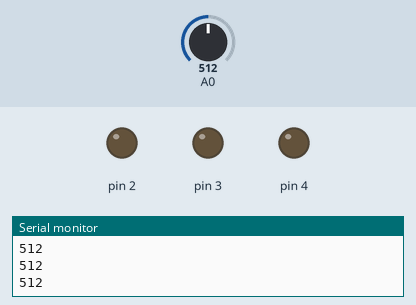
Simulated run of this sketch. Board: Arduino Uno, built with avr-gcc and run on an emulated ATmega328P. Parts: output pins drawn as LEDs (lit = HIGH), the last lines printed to the serial monitor. Dashed ring = blinking. Inputs (shaded band) come from the test bench; at power-on: A0 = 512.

Above: at 1.2 s.
1.3 s: A0 set to 21
2.8 s: A0 set to 17
At 3.2 s:
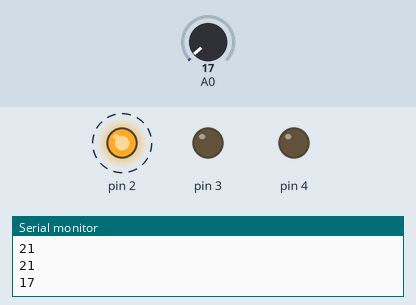
5.8 s: A0 set to 122
At 7.0 s:
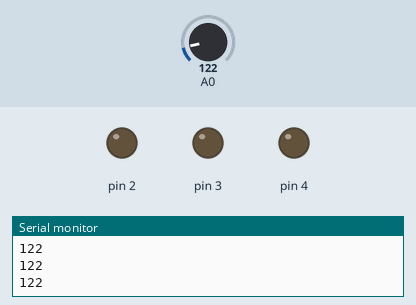
7.3 s: A0 set to 10
At 8.2 s:
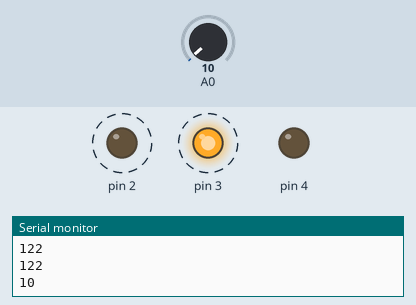
Timing chart, 0 to 11.3 s (numbered marks = the images above; inputs shaded):
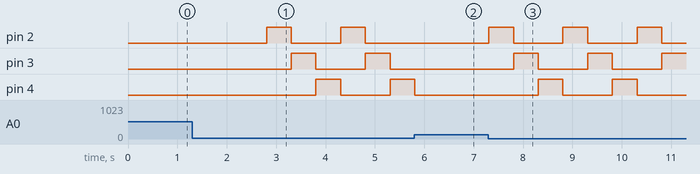

The sketch:

spring19q21.ino
```cpp
void setup()
{
Serial.begin(9600);
pinMode(3,OUTPUT);
pinMode(4,OUTPUT);
pinMode(2,OUTPUT);
pinMode(A0,INPUT);

}

void loop()
{


  int a =analogRead(A0);
  Serial.println(a);

  if(a<20){
  digitalWrite(2,HIGH);
  digitalWrite(3,LOW);
  digitalWrite(4,LOW);
  delay(500);

  digitalWrite(2,LOW);
  digitalWrite(3,HIGH);
  digitalWrite(4,LOW);
  delay(500);

  digitalWrite(2,LOW);
  digitalWrite(3,LOW);
  digitalWrite(4,HIGH);
  delay(500);

  }else{
    digitalWrite(2,LOW);
  digitalWrite(3,LOW);
  digitalWrite(4,LOW);

  }


}
```

Measured:
- the behaviour switches between 20 and 19 on A0 (found by bisection; images 0 and 1)
- after the input at 2.8 s, pin 2: alternates HIGH for 0.50 s and LOW for 1.0 s, starting at once; pin 3: alternates HIGH for 0.50 s and LOW for 1.0 s, starting after 0.51 s; pin 4: LOW → HIGH after 1.0 s, → LOW 0.50 s later, → HIGH 1.0 s later
- after the input at 5.8 s, pin 2: stays LOW (without the input it goes to HIGH after 0.01 s); pin 3: stays LOW (without the input it goes to HIGH after 0.51 s); pin 4: goes on until 5.8 s, then stays LOW
- after the input at 7.3 s, pin 2: alternates HIGH for 0.50 s and LOW for 1.0 s, starting at once; pin 3: alternates HIGH for 0.50 s and LOW for 1.0 s, starting after 0.51 s; pin 4: alternates HIGH for 0.50 s and LOW for 1.0 s, starting after 1.0 s
